Frame 1 (no input): blank canvas, image omitted
Frame 60 (no input): blank canvas, image omitted
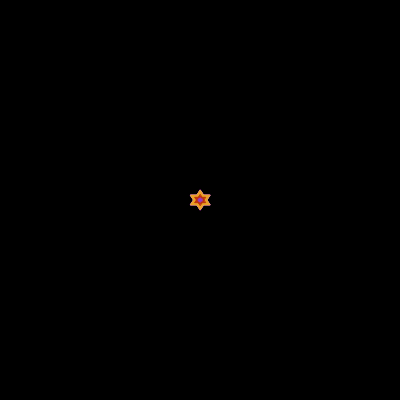
Frame 120 (the mouse pressed at the canvas centre since frame 60)

The p5.js sketch whose frames 1 and 60 were blank and that drew this single picture after the mouse press (run headless with seeded random() and noise() and a simulated clock; from frame 60 on, the mouse is pressed at the canvas centre):

// p5.js sketch
// ── sketch.js
var drawNow;
var prevX;
var prevY;
var mycol;

function setup() {
  createCanvas(400, 400);
  frameRate(25);
  background(0);
}

function draw() {
  if (mouseIsPressed === true) {
    startcol = mycol;
    mycol = color(random(140, 255), random(220), random(200));

    var dX = mouseX - prevX;
    var dY = mouseY - prevY;
    var distance = Math.floor(Math.sqrt(Math.pow(dX, 2) + Math.pow(dY, 2)));
    for (var i = 0; i < distance; i++) {
      stroke(lerpColor(startcol, mycol, i / distance));
      point(prevX + (dX / distance) * i, prevY + (dY / distance) * i);
    }

    stroke(mycol);
    fill(mycol)
    star(mouseX, mouseY, random(2, 10));
    // drawNow = false;
    prevX = mouseX;
    prevY = mouseY;
  }
}

function mousePressed() {
  drawNow = true;
  //line(prevX, prevY, mouseX, mouseY);
}

function mouseReleased() {
  drawNow = false;
}

function star(x, y, size) {
  var left = x - size;
  var right = x + size;
  triangle(x, y + size, left, y - size / 2, right, y - size / 2);
  triangle(x, y - size, left, y + size / 2, right, y + size / 2);
}
